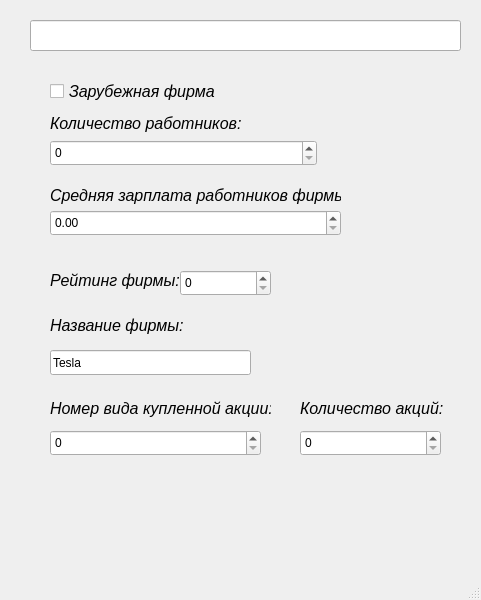
<?xml version="1.0" encoding="UTF-8"?>
<ui version="4.0">
 <class>MainWindow</class>
 <widget class="QMainWindow" name="MainWindow">
  <property name="geometry">
   <rect>
    <x>0</x>
    <y>0</y>
    <width>481</width>
    <height>600</height>
   </rect>
  </property>
  <property name="windowTitle">
   <string>MainWindow</string>
  </property>
  <widget class="QWidget" name="centralwidget">
   <widget class="QLineEdit" name="lineEdit">
    <property name="geometry">
     <rect>
      <x>30</x>
      <y>20</y>
      <width>431</width>
      <height>31</height>
     </rect>
    </property>
    <property name="font">
     <font>
      <pointsize>14</pointsize>
      <bold>true</bold>
     </font>
    </property>
   </widget>
   <widget class="QCheckBox" name="checkBox">
    <property name="geometry">
     <rect>
      <x>50</x>
      <y>80</y>
      <width>269</width>
      <height>23</height>
     </rect>
    </property>
    <property name="font">
     <font>
      <pointsize>12</pointsize>
      <italic>true</italic>
     </font>
    </property>
    <property name="text">
     <string>Зарубежная фирма</string>
    </property>
   </widget>
   <widget class="QLabel" name="label_2">
    <property name="geometry">
     <rect>
      <x>50</x>
      <y>110</y>
      <width>191</width>
      <height>26</height>
     </rect>
    </property>
    <property name="font">
     <font>
      <pointsize>12</pointsize>
      <italic>true</italic>
     </font>
    </property>
    <property name="text">
     <string>Количество работников:</string>
    </property>
   </widget>
   <widget class="QSpinBox" name="spinBox">
    <property name="geometry">
     <rect>
      <x>50</x>
      <y>140</y>
      <width>267</width>
      <height>26</height>
     </rect>
    </property>
    <property name="maximum">
     <number>1000</number>
    </property>
   </widget>
   <widget class="QLabel" name="label_3">
    <property name="geometry">
     <rect>
      <x>50</x>
      <y>180</y>
      <width>291</width>
      <height>31</height>
     </rect>
    </property>
    <property name="font">
     <font>
      <pointsize>12</pointsize>
      <italic>true</italic>
     </font>
    </property>
    <property name="text">
     <string>Средняя зарплата работников фирмы:</string>
    </property>
   </widget>
   <widget class="QDoubleSpinBox" name="doubleSpinBox">
    <property name="geometry">
     <rect>
      <x>50</x>
      <y>210</y>
      <width>291</width>
      <height>26</height>
     </rect>
    </property>
   </widget>
   <widget class="QLabel" name="label_4">
    <property name="geometry">
     <rect>
      <x>50</x>
      <y>270</y>
      <width>131</width>
      <height>21</height>
     </rect>
    </property>
    <property name="font">
     <font>
      <pointsize>12</pointsize>
      <italic>true</italic>
     </font>
    </property>
    <property name="text">
     <string>Рейтинг фирмы:</string>
    </property>
   </widget>
   <widget class="QSpinBox" name="RatingspinBox_2">
    <property name="geometry">
     <rect>
      <x>180</x>
      <y>270</y>
      <width>91</width>
      <height>26</height>
     </rect>
    </property>
   </widget>
   <widget class="QLineEdit" name="NameEdit">
    <property name="geometry">
     <rect>
      <x>50</x>
      <y>350</y>
      <width>201</width>
      <height>25</height>
     </rect>
    </property>
    <property name="text">
     <string>Tesla</string>
    </property>
   </widget>
   <widget class="QLabel" name="label">
    <property name="geometry">
     <rect>
      <x>50</x>
      <y>310</y>
      <width>261</width>
      <height>31</height>
     </rect>
    </property>
    <property name="font">
     <font>
      <pointsize>12</pointsize>
      <italic>true</italic>
     </font>
    </property>
    <property name="text">
     <string>Название фирмы:</string>
    </property>
   </widget>
   <widget class="QLabel" name="label_5">
    <property name="geometry">
     <rect>
      <x>50</x>
      <y>400</y>
      <width>221</width>
      <height>17</height>
     </rect>
    </property>
    <property name="font">
     <font>
      <pointsize>12</pointsize>
      <italic>true</italic>
     </font>
    </property>
    <property name="text">
     <string>Номер вида купленной акции:</string>
    </property>
   </widget>
   <widget class="QSpinBox" name="NumbspinBox_2">
    <property name="geometry">
     <rect>
      <x>50</x>
      <y>430</y>
      <width>211</width>
      <height>26</height>
     </rect>
    </property>
   </widget>
   <widget class="QLabel" name="label_6">
    <property name="geometry">
     <rect>
      <x>300</x>
      <y>400</y>
      <width>151</width>
      <height>17</height>
     </rect>
    </property>
    <property name="font">
     <font>
      <pointsize>12</pointsize>
      <italic>true</italic>
     </font>
    </property>
    <property name="text">
     <string>Количество акций:</string>
    </property>
   </widget>
   <widget class="QSpinBox" name="PricespinBox_2">
    <property name="geometry">
     <rect>
      <x>300</x>
      <y>430</y>
      <width>141</width>
      <height>26</height>
     </rect>
    </property>
   </widget>
  </widget>
  <widget class="QMenuBar" name="menubar">
   <property name="geometry">
    <rect>
     <x>0</x>
     <y>0</y>
     <width>481</width>
     <height>22</height>
    </rect>
   </property>
  </widget>
  <widget class="QStatusBar" name="statusbar"/>
 </widget>
 <resources/>
 <connections/>
</ui>
